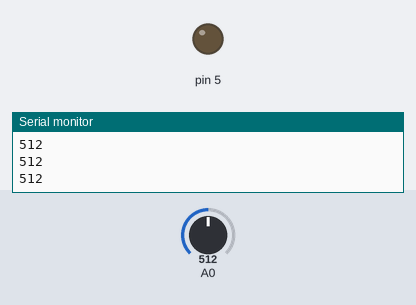
A sketch run on a simulated Arduino Uno, built with avr-gcc and run on an emulated ATmega328P. On the bench: output pins drawn as LEDs (lit = HIGH), the last lines printed to the serial monitor. Inputs (shaded band) come from the test bench; at power-on: A0 = 512.

Above: at 1.2 s.
1.3 s: A0 set to 716
At 2.5 s:
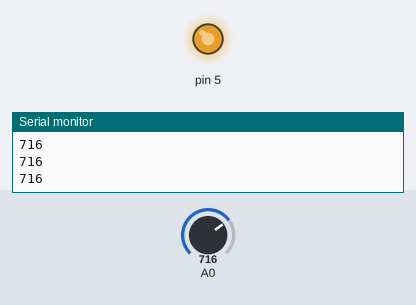
2.8 s: A0 set to 758
At 4.0 s:
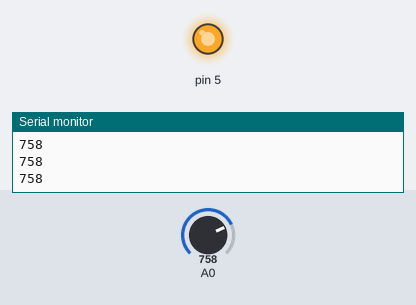
4.3 s: A0 set to 768
At 5.3 s:
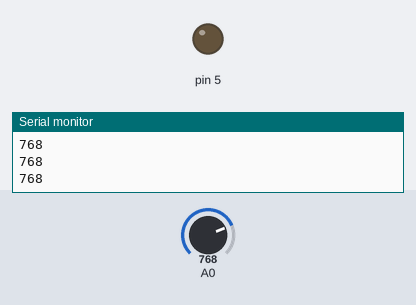
5.8 s: A0 set to 900
At 6.6 s:
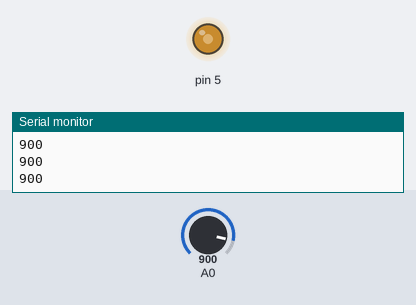
7.3 s: A0 set to 306
At 7.9 s:
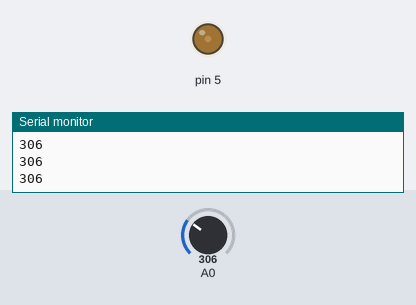
8.8 s: A0 set to 0
At 9.2 s:
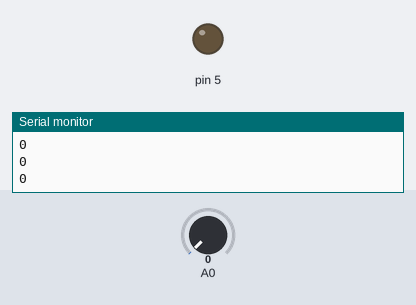
Timing chart, 0 to 11.3 s (numbered marks = the images above; inputs shaded):
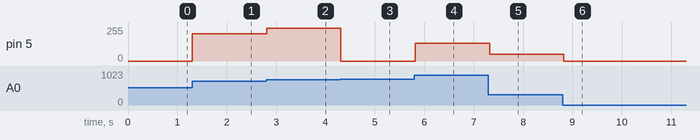

The sketch:

motor_speed_depend_on_pwm.ino
```cpp
void setup() {
  // put your setup code here, to run once:
Serial.begin(9600);
}

void loop() {
  // put your main code here, to run repeatedly:
int x= analogRead(A0);
analogWrite(5,x);
Serial.println(x);
delay(100);
}
```

Measured:
- the behaviour switches between 767 and 768 on A0 (found by bisection; images 2 and 3)
- after the input at 1.3 s, pin 5: 0/255 → 204/255 at once
- after the input at 2.8 s, pin 5: 204/255 → 246/255 at once
- after the input at 4.3 s, pin 5: 246/255 → 0/255 at once
- after the input at 5.8 s, pin 5: 0/255 → 132/255 at once
- after the input at 7.3 s, pin 5: 132/255 → 50/255 at once
- after the input at 8.8 s, pin 5: 50/255 → 0/255 at once
